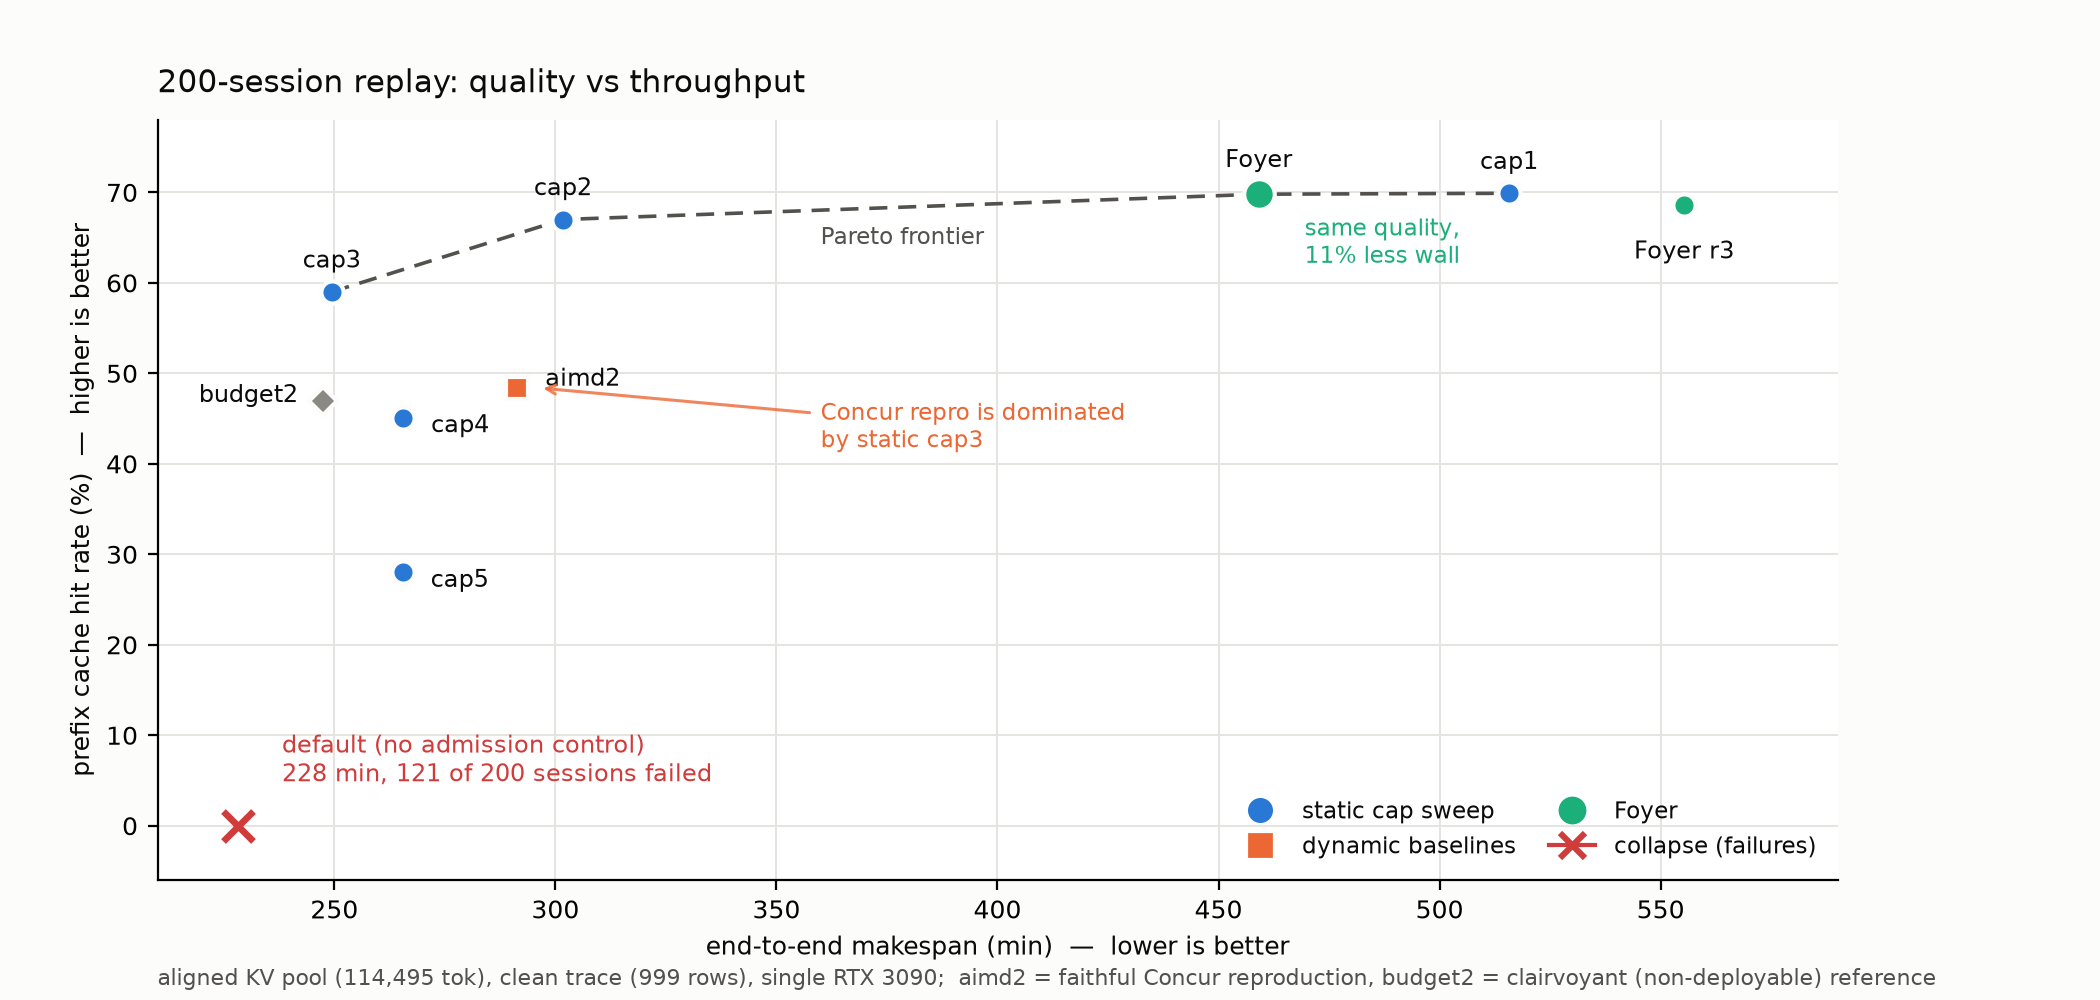

Reproduce this figure in Python.
#!/usr/bin/env python3
"""Figure: the headline result — quality vs throughput Pareto, 200-session tier.

x = end-to-end makespan (minutes, lower is better)
y = prefix cache hit rate (%, higher is better)

Points: the static concurrency sweep (cap1..cap5), the faithful Concur reproduction
(aimd2), the clairvoyant reservation baseline (budget2), and Foyer. Uncontrolled
("default") collapses with 121 failed steps and is marked as such.

Data: paper draft §5.2, aligned KV pool, night200 clean trace.
"""
import sys
import matplotlib
matplotlib.use("Agg")
import matplotlib.pyplot as plt

SURFACE = "#fcfcfb"
TXT, TXT2 = "#0b0b0b", "#52514e"
BLUE = "#2a78d6"      # static sweep
ORANGE = "#eb6834"    # dynamic baselines
AQUA = "#1baf7a"      # Foyer
RED = "#d03b3b"       # collapse (status)
GREY = "#8a8984"
GRID = "#e5e4e0"

plt.rcParams.update({"font.size": 9, "text.color": TXT, "figure.facecolor": SURFACE})

fig = plt.figure(figsize=(10.5, 5.0))
ax = fig.add_axes([0.075, 0.12, 0.80, 0.76])

pts = [
    # name, wall_min, hit%, color, marker, label offset (dx, dy), size, ha
    ("cap1",    515.7, 69.9, BLUE,   "o", (0, 11),   8, "center"),
    ("cap2",    301.7, 67.0, BLUE,   "o", (0, 11),   8, "center"),
    ("cap3",    249.4, 59.0, BLUE,   "o", (0, 11),   8, "center"),
    ("cap4",    265.6, 45.1, BLUE,   "o", (10, -3),  8, "left"),
    ("cap5",    265.5, 28.0, BLUE,   "o", (10, -3),  8, "left"),
    ("aimd2",   291.4, 48.4, ORANGE, "s", (10, 3),   8, "left"),
    ("budget2", 247.4, 46.9, GREY,   "D", (-9, 2),   7, "right"),
    ("Foyer",   459.1, 69.8, AQUA,   "o", (0, 12),   11, "center"),
    ("Foyer r3", 555.3, 68.6, AQUA,  "o", (0, -17),  8, "center"),
]
for name, w, h, c, m, off, size, ha in pts:
    ax.plot([w], [h], marker=m, markersize=size, color=c,
            markeredgecolor=SURFACE, markeredgewidth=1.5, zorder=5,
            linestyle="none")
    ax.annotate(name, (w, h), textcoords="offset points", xytext=off,
                fontsize=8.6, color=TXT, ha=ha, va="center", zorder=6)

# collapse point
ax.plot([228.1], [0.0], marker="x", markersize=11, color=RED,
        markeredgewidth=2.4, zorder=5)
ax.annotate("default (no admission control)\n228 min, 121 of 200 sessions failed",
            (228.1, 0.0), textcoords="offset points", xytext=(16, 16),
            fontsize=8.6, color=RED, zorder=6)

# Pareto frontier through the non-dominated deployable points
front = [(249.4, 59.0), (301.7, 67.0), (459.1, 69.8), (515.7, 69.9)]
ax.plot([p[0] for p in front], [p[1] for p in front], color=TXT2, lw=1.3,
        linestyle=(0, (5, 3)), zorder=2)
ax.annotate("Pareto frontier", (360, 66.2), fontsize=8.2, color=TXT2,
            ha="left", va="top", zorder=3)

# the two comparisons worth saying out loud
ax.text(487, 67.4, "same quality,\n11% less wall", fontsize=8.2, color=AQUA,
        ha="center", va="top")
ax.annotate("Concur repro is dominated\nby static cap3", xy=(296, 48.4),
            xytext=(360, 44.0), fontsize=8.2, color=ORANGE, ha="left",
            va="center", zorder=6,
            arrowprops=dict(arrowstyle="->", color=ORANGE, lw=1.1, alpha=0.8))

ax.set_xlim(210, 590)
ax.set_ylim(-6, 78)
ax.set_xlabel("end-to-end makespan (min)  —  lower is better", color=TXT)
ax.set_ylabel("prefix cache hit rate (%)  —  higher is better", color=TXT)
ax.set_title("200-session replay: quality vs throughput", fontsize=11, loc="left",
             color=TXT, pad=10)
ax.grid(color=GRID, lw=0.7)
ax.set_axisbelow(True)
for s in ("top", "right"):
    ax.spines[s].set_visible(False)

from matplotlib.lines import Line2D
ax.legend(handles=[
    Line2D([], [], marker="o", color="none", markerfacecolor=BLUE,
           markeredgecolor=BLUE, markersize=8, label="static cap sweep"),
    Line2D([], [], marker="s", color="none", markerfacecolor=ORANGE,
           markeredgecolor=ORANGE, markersize=8, label="dynamic baselines"),
    Line2D([], [], marker="o", color="none", markerfacecolor=AQUA,
           markeredgecolor=AQUA, markersize=9, label="Foyer"),
    Line2D([], [], marker="x", color=RED, markersize=9, markeredgewidth=2.2,
           label="collapse (failures)"),
], loc="lower right", fontsize=8.4, frameon=False, ncol=2,
   bbox_to_anchor=(1.0, 0.0), columnspacing=1.4)

fig.text(0.075, 0.015, "aligned KV pool (114,495 tok), clean trace (999 rows), single RTX 3090;  "
                       "aimd2 = faithful Concur reproduction, budget2 = clairvoyant (non-deployable) reference",
         fontsize=7.8, color=TXT2)

out = sys.argv[1] if len(sys.argv) > 1 else "/root/paper/foyer/paper/figs/fig_pareto_200.png"
fig.savefig(out, dpi=200, facecolor=SURFACE)
print("saved", out)
